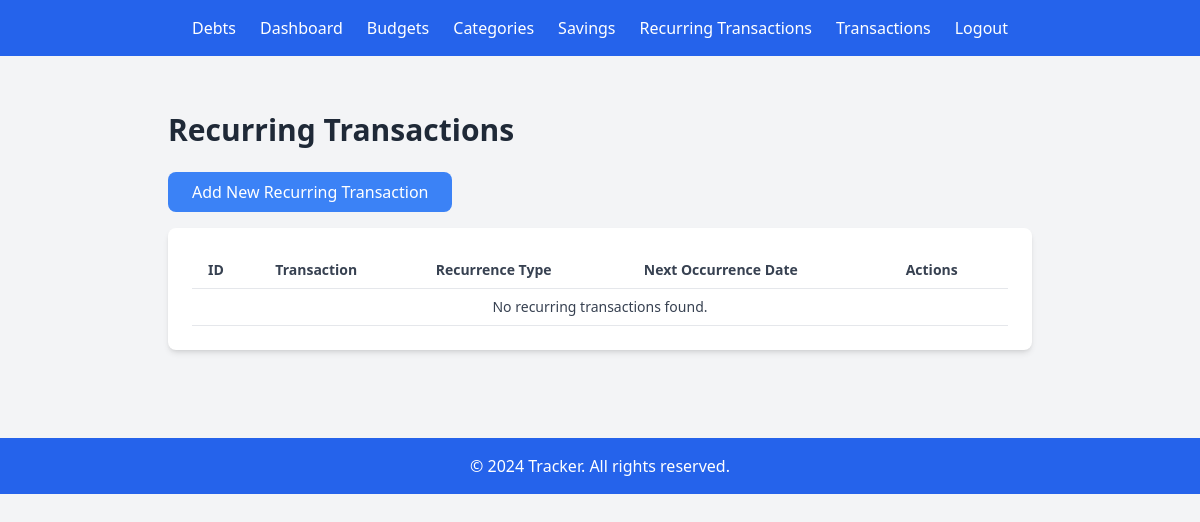
The app's page /tracker/recurring/, older data.
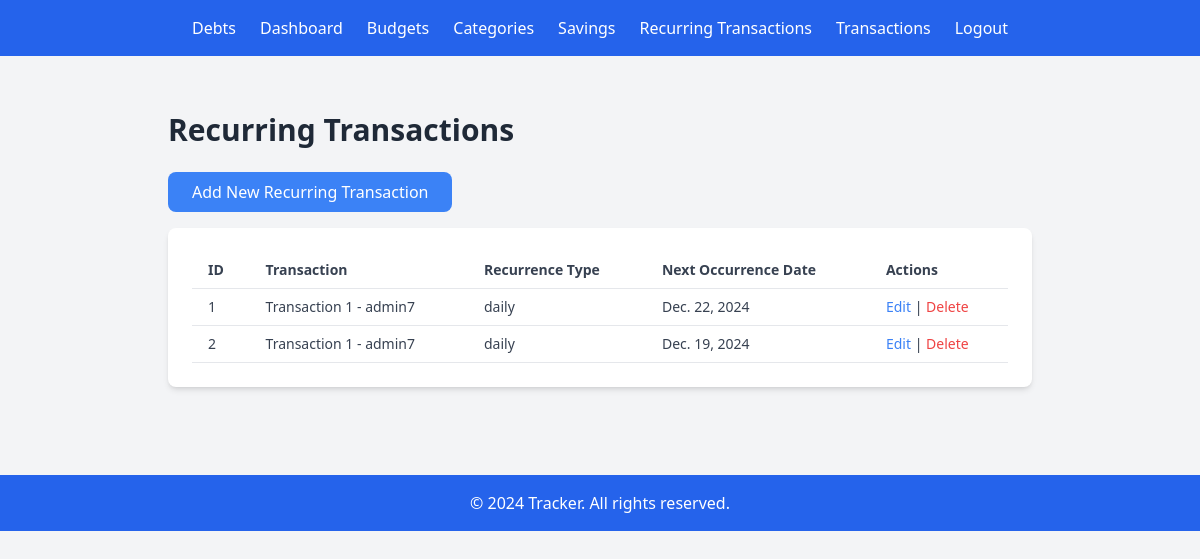
The same page, newer data.
### tracker/models.py (models this page shows, shortened)
class RecurringTransaction(models.Model):
    RECURRING_TYPES = [
        ('daily', 'Daily'),
        ('weekly', 'Weekly'),
        ('monthly', 'Monthly'),
    ]
    recurring_id = models.AutoField(primary_key=True)
    transaction = models.ForeignKey('Transaction', on_delete=models.CASCADE, related_name='recurring_transactions')
    recurrence_type = models.CharField(max_length=10, choices=RECURRING_TYPES)
    next_occurrence_date = models.DateField()
    created_at = models.DateTimeField(auto_now_add=True)
    updated_at = models.DateTimeField(auto_now=True)

class Transaction(models.Model):
    transaction_id = models.AutoField(primary_key=True)
    user = models.ForeignKey(User, on_delete=models.CASCADE, related_name="transactions")
    category = models.ForeignKey(Category, on_delete=models.SET_NULL, null=True, related_name="transactions")
    amount = models.DecimalField(max_digits=10, decimal_places=2)
    transaction_date = models.DateField()
    description = models.TextField(blank=True, null=True)
    currency = models.ForeignKey(Currency, on_delete=models.CASCADE, related_name="transactions")
    created_at = models.DateTimeField(auto_now_add=True)
    updated_at = models.DateTimeField(auto_now=True)
    def __str__(self):
        return f"Transaction {self.transaction_id} - {self.user.username}"

### tracker/views.py (the view)
# urls.py: path('recurring/', views.recurring_list, name='recurring_list'),
def recurring_list(request):
    recurring_transactions = RecurringTransaction.objects.all()
    return render(request, 'tracker/recurring_list.html', {'recurring_transactions': recurring_transactions})

### tracker/templates/tracker/recurring_list.html
{% extends "tracker/base.html" %}
{% block content %}
    <div class="max-w-4xl mx-auto py-8 px-4 bg-gray-100">
        <h1 class="text-3xl font-bold text-gray-800 mb-6">Recurring Transactions</h1>
        <a href="{% url 'tracker:recurring_create' %}" class="inline-block px-6 py-2 bg-blue-500 text-white rounded-lg hover:bg-blue-600 mb-4">
            Add New Recurring Transaction
        </a>
        <div class="bg-white shadow-md rounded-lg p-6">
            <table class="min-w-full table-auto border-collapse">
                <thead>
                    <tr>
                        <th class="border-b px-4 py-2 text-left text-sm font-semibold text-gray-700">ID</th>
                        <th class="border-b px-4 py-2 text-left text-sm font-semibold text-gray-700">Transaction</th>
                        <th class="border-b px-4 py-2 text-left text-sm font-semibold text-gray-700">Recurrence Type</th>
                        <th class="border-b px-4 py-2 text-left text-sm font-semibold text-gray-700">Next Occurrence Date</th>
                        <th class="border-b px-4 py-2 text-left text-sm font-semibold text-gray-700">Actions</th>
                    </tr>
                </thead>
                <tbody>
                    {% for recurring in recurring_transactions %}
                    <tr>
                        <td class="border-b px-4 py-2 text-sm text-gray-700">{{ recurring.recurring_id }}</td>
                        <td class="border-b px-4 py-2 text-sm text-gray-700">{{ recurring.transaction }}</td>
                        <td class="border-b px-4 py-2 text-sm text-gray-700">{{ recurring.recurrence_type }}</td>
                        <td class="border-b px-4 py-2 text-sm text-gray-700">{{ recurring.next_occurrence_date }}</td>
                        <td class="border-b px-4 py-2 text-sm text-gray-700">
                            <a href="{% url 'tracker:recurring_edit' recurring.recurring_id %}" class="text-blue-500 hover:text-blue-700">Edit</a> |
                            <a href="{% url 'tracker:recurring_delete' recurring.recurring_id %}" class="text-red-500 hover:text-red-700">Delete</a>
                        </td>
                    </tr>
                    {% empty %}
                    <tr>
                        <td colspan="5" class="border-b px-4 py-2 text-sm text-gray-700 text-center">No recurring transactions found.</td>
                    </tr>
                    {% endfor %}
                </tbody>
            </table>
        </div>
    </div>
{% endblock %}

Row changes from the older to the newer data that the page shows:
added RecurringTransaction: recurring_id "1", transaction "Transaction 1 - admin7", recurrence_type "daily", next_occurrence_date "Dec. 22, 2024"
added RecurringTransaction: recurring_id "2", transaction "Transaction 1 - admin7", recurrence_type "daily", next_occurrence_date "Dec. 19, 2024"
Text that changed along with them:
text no longer shown: "No recurring transactions found."
